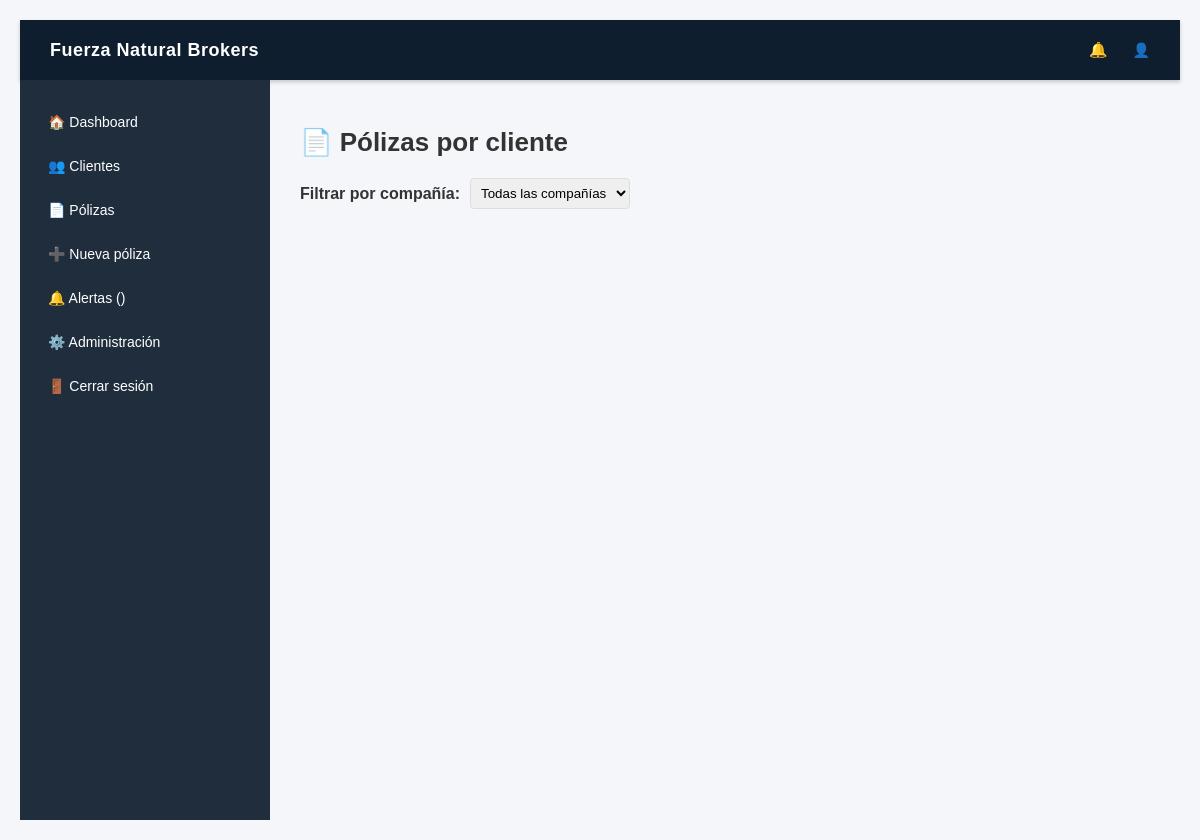
The app's page /polizas/, older data.
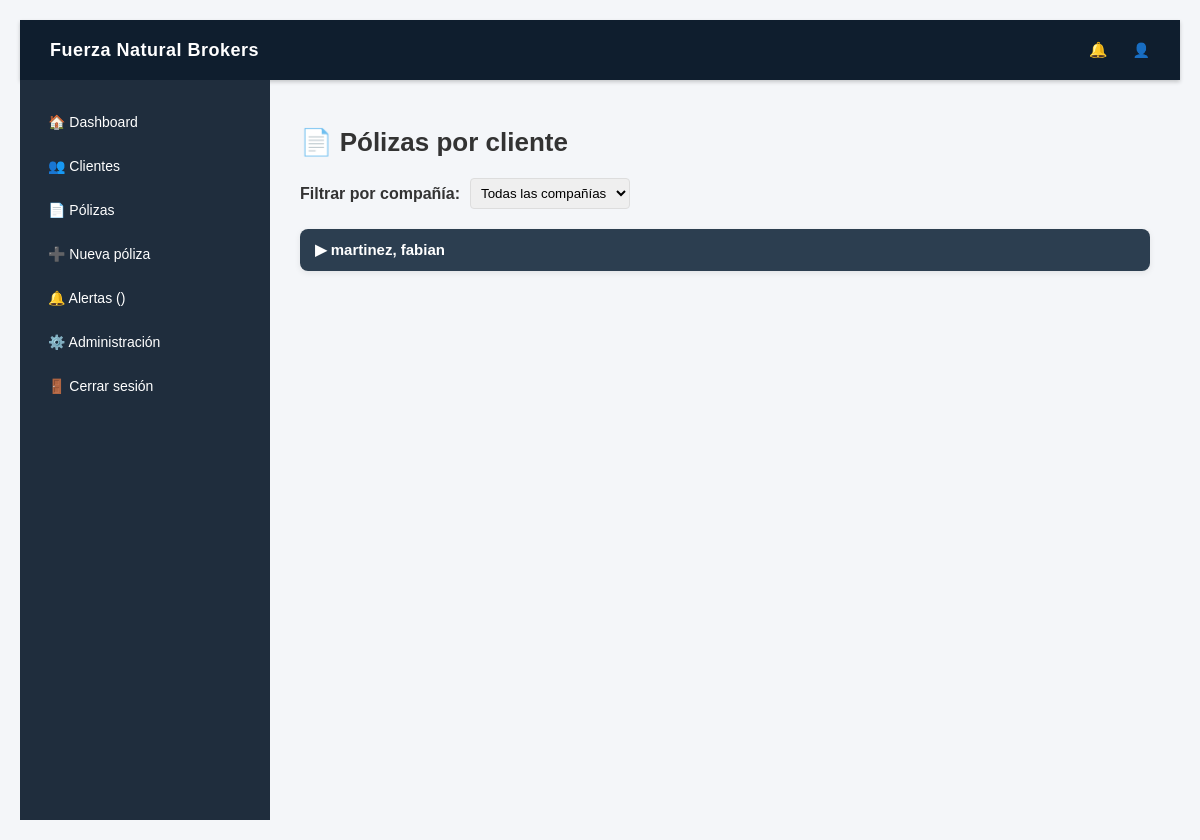
The same page, newer data.
### clients/models.py (models this page shows, shortened)
class Client(models.Model):
    first_name = models.CharField(max_length=100, db_index=True)
    last_name = models.CharField(max_length=100, db_index=True)
    dni = models.CharField(
        max_length=20,
        unique=True,
        blank=True,
        null=True,
        db_index=True,
    )
    phone = models.CharField(max_length=20)
    email = models.EmailField(
        blank=True,
        null=True,
    )
    producer = models.ForeignKey(
        User,
        on_delete=models.CASCADE,
        limit_choices_to={"is_producer": True},
    )
    created_at = models.DateTimeField(auto_now_add=True)
    class Meta:
        ordering = ["last_name", "first_name"]
        indexes = [
            models.Index(fields=["last_name"]),
            models.Index(fields=["dni"]),
        ]
    def __str__(self):
        return f"{self.last_name}, {self.first_name}"

### policies/views.py (the view)
# urls.py: path('', views.lista_polizas, name='lista_polizas'),
def lista_polizas(request):
    compania = request.GET.get("compania")
    companias = Policy.objects.values_list("company", flat=True).distinct()
    clientes = Client.objects.prefetch_related("policy_set")
    if compania:
        clientes = clientes.filter(policy__company=compania).distinct()
    return render(
        request,
        "policies/lista_polizas.html",
        {
            "clientes": clientes,
            "companias": companias,
            "compania_seleccionada": compania,
        },
    )

### policies/models.py (called while the page is built)
    @property
    def estado(self):
        hoy = date.today()
        dias = (self.end_date - hoy).days
        if dias < 0:
            return "VENCIDA"
        elif dias <= 30:
            return "POR VENCER"
        else:
            return "ACTIVA"

### templates/policies/lista_polizas.html (shortened to what this page needs)
{% extends "base.html" %}
{% block content %}
<h1>📄 Pólizas por cliente</h1>
<form method="get" class="filtro-compania">
<label><strong>Filtrar por compañía:</strong></label>
<select name="compania" onchange="this.form.submit()">
<option value="">Todas las compañías</option>
</select>
</form>
{% for cliente in clientes %}
<div class="cliente-box">
<div class="cliente-header" onclick="togglePolizas('cliente{{ cliente.id }}')">
<span>▶ {{ cliente }}</span>
</div>
</div>
{% endfor %}
{% endblock %}

Row changes from the older to the newer data that the page shows:
added Client: last_name+first_name "martinez, fabian"
